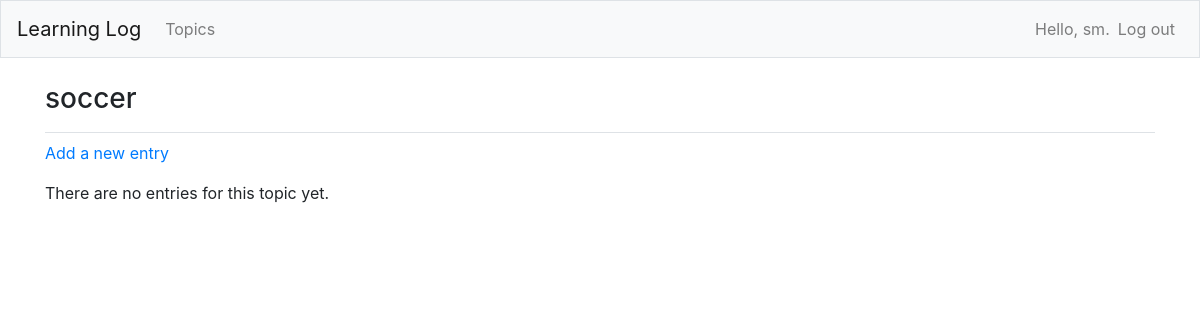
/topics/5/ (signed in), run on an earlier commit of the app's database.
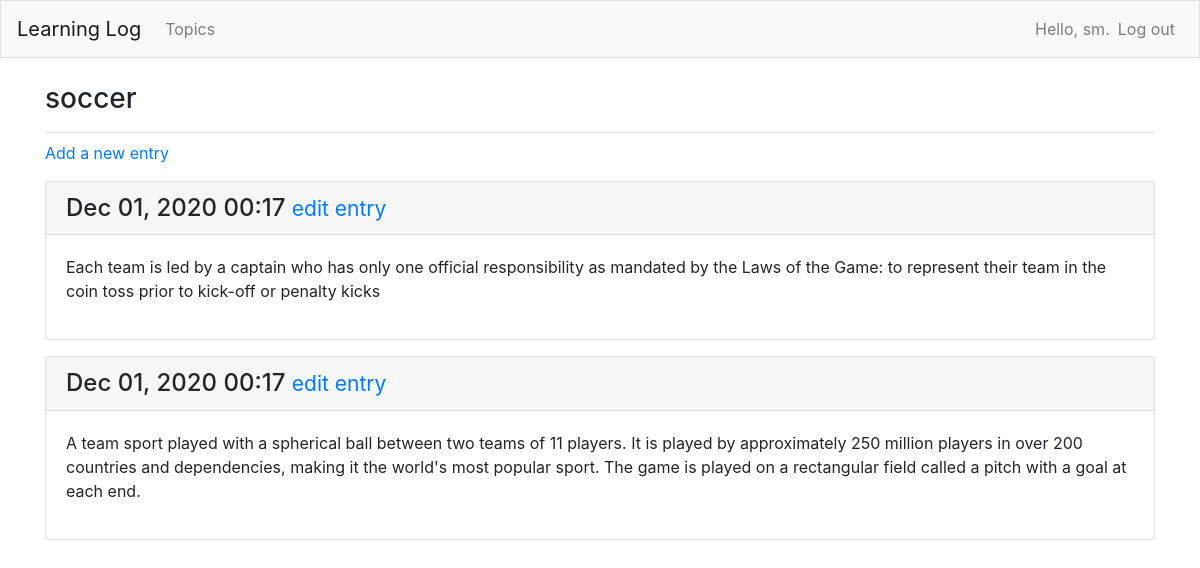
And on a later commit of the database.
### learning_logs/models.py (models this page shows, shortened)
class Topic(models.Model):
    text = models.CharField(max_length=200)
    date_added = models.DateTimeField(auto_now_add=True)
    owner = models.ForeignKey(User, on_delete=models.CASCADE)
    def __str__(self):
        return self.text

class Entry(models.Model):
    topic = models.ForeignKey(Topic, on_delete=models.CASCADE)
    text = models.TextField()
    date_added = models.DateTimeField(auto_now_add=True)
    class Meta:
        verbose_name_plural = 'entries'

### learning_logs/views.py (the view)
# urls.py: path('topics/<int:t_id>/', views.topic, name='topic'),
@login_required
def topic(request,t_id):
    topic = Topic.objects.get(id=t_id)
    if topic.owner != request.user:
        raise Http404
    entries = topic.entry_set.order_by('-date_added') # the '-' makes it shpw in descending order
    context = {'topic':topic, 'entries':entries}
    return render(request, 'learning_logs/topic.html', context)

### learning_logs/templates/learning_logs/topic.html
{% extends "learning_logs/base.html" %}
{% block page_header %}
    <h3>{{ topic }}</h3>
{% endblock page_header %}
{% block content %}
    <p>
        <a href="{% url 'learning_logs:new_entry' topic.id %}">Add a new entry</a>
    </p>
    {% for e in entries %}
        <div class="card mb-3">
            <h4 class="card-header">
                {{ e.date_added|date:'M d, Y H:i' }}
                <small><a href="{% url 'learning_logs:edit_entry' e.id %}">
                    edit entry</a></small>
            </h4>
            <div class="card-body">
                {{ e.text|linebreaks }}
            </div>
        </div>
    {% empty %}
        <p>There are no entries for this topic yet.</p>
    {% endfor %}
{% endblock content %}

### learning_logs/templates/learning_logs/base.html (shortened to what this page needs)
{% load bootstrap4 %}
<!doctype html>
<html lang=en>
<head>
{% bootstrap_css %}
</head>
<body>
    <nav class="navbar navbar-expand-md navbar-light bg-light mb-4 border">
        <a class="navbar-brand" href="{% url 'learning_logs:index' %}">
            Learning Log</a>
    <div class="collapse navbar-collapse" id="navbarCollapse">
        <ul class="navbar-nav mr-auto">
            <li class="nav-item">
                <a class="nav-link" href="{% url 'learning_logs:topics'%}">
                    Topics</a></li>
        </ul>
        <ul class="navbar-nav ml-auto">
            {% if user.is_authenticated %}
                <li class="nav-item">
                    <span class="navbar-text">Hello, {{ user.username }}.</span>
                </li>
                <li class="nav-item">
                    <a class="nav-link" href="{% url 'users:logout' %}">Log out</a>
                </li>
            {% else %}
                <li class="nav-item">
                    <a class="nav-link" href="{% url 'users:register' %}">Register</a>
                </li>
                <li class="nav-item">
                    <a class="nav-link" href="{% url 'users:login' %}">Log in</a></li>
            {% endif %}
        </ul>
    </div>
</nav>
<main role="main" class="container">
    <div class="pb-2 mb-2 border-bottom">
        {% block page_header %}{% endblock page_header %}
    </div>
    <div>
        {% block content %}{% endblock content %}
    </div>
</main>
</body>
</html>

What changed in the data, as far as the page shows it:
added Entry: date_added "Dec 01, 2020 00:17", text "Each team is led by a captain who has only one official responsibility as mandated by the Laws of the Game: to represent their team in the coin toss prior to kick-off or penalty kicks"
added Entry: date_added "Dec 01, 2020 00:17", text "A team sport played with a spherical ball between two teams of 11 players. It is played by approximately 250 million players in over 200 countries and dependencies, making it the world's most popular sport. The game is played on a rectangular field called a pitch with a goal at each end."
Also different on the page:
text no longer shown: "There are no entries for this topic yet."
